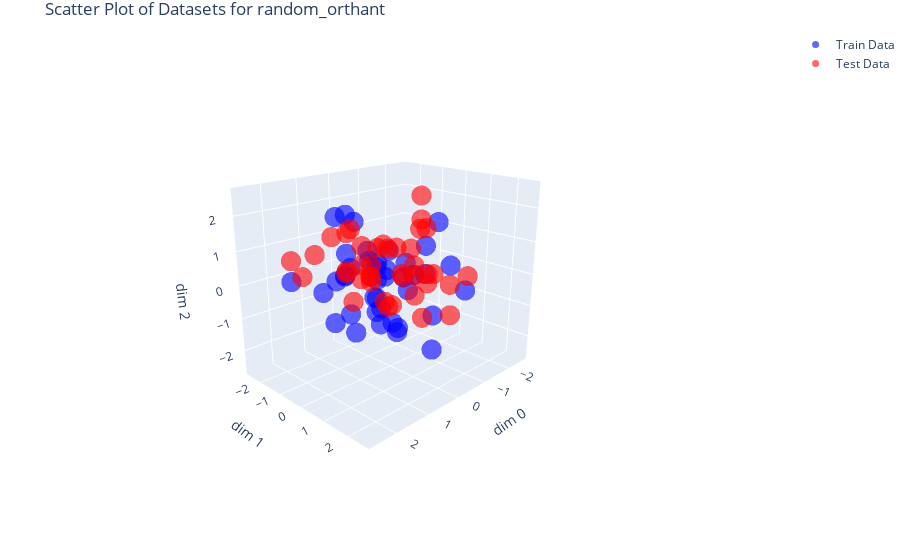

Here is the notebook cell this chart was saved with:
### Code cell
fig = go.Figure()

# # Add scatter plot for train data
fig.add_trace(
    go.Scatter3d(x=xs[..., 0].flatten().numpy(),
                 y=xs[..., 1].flatten().numpy(),
                 z=xs[..., 2].flatten().numpy(),
                 mode='markers',
                 marker=dict(size=7, color='blue', opacity=0.6),
                 name='Train Data'))

# Add scatter plot for test data
fig.add_trace(
    go.Scatter3d(x=test_xs[..., 0].flatten().numpy(),
                 y=test_xs[..., 1].flatten().numpy(),
                 z=test_xs[..., 2].flatten().numpy(),
                 mode='markers',
                 marker=dict(size=7, color='red', opacity=0.6),
                 name='Test Data'))

fig.update_layout(title=f'Scatter Plot of Datasets for {task}',
                  scene=dict(xaxis_title='dim 0',
                             yaxis_title='dim 1',
                             zaxis_title='dim 2',
                             xaxis=dict(range=[-max_range - 0.1, max_range + 0.1]),
                             yaxis=dict(range=[-max_range - 0.1, max_range + 0.1]),
                             zaxis=dict(range=[-max_range - 0.1, max_range + 0.1]),
                             camera=dict(eye=dict(x=2, y=2, z=1))),
                  margin=dict(l=0, r=0, b=30, t=30))

### Figure 1 — Plotly figure (JSON) as saved in the notebook; plotly's stock layout.template omitted (floating-point values rounded to 4 significant figures)
{"data": [{"marker": {"color": "blue", "opacity": 0.6, "size": 7}, "mode": "markers", "name": "Train Data", "type": "scatter3d", "x": [-2.35, 0.7887, 1.491, -1.57, 1.569, -0.4125, 0.424, 0.6605, 0.2379, 0.102, 0.2624, -0.01225, -0.9431, 1.014, 1.98, 0.616, 0.01849, -1.786, 1.235, 0.5827, -0.331, -0.4597, 2.667, 0.5684, -0.05068, 0.9437, 0.2145, -0.4778, -0.8374, -0.129, 0.5818, -0.8256, 1.833, 0.7782, 1.082, 0.6203, 0.3954, 0.2888, 0.2888, -0.6287], "y": [0.5551, 0.615, -0.8732, -0.3583, -0.1352, 0.2366, -0.4224, 0.282, 0.2368, -0.7924, -1.438, 0.9341, 0.6835, 1.581, 0.3981, 0.2146, 0.5694, 0.4787, 1.826, -0.7676, 1.49, 0.8734, -0.3163, 0.1703, -0.21, 0.6658, -1.321, -0.8509, -1.7, 1.573, -1.159, -0.3609, 0.8409, -1.346, -0.4775, -1.115, 0.1134, -0.3163, -1.675, -0.6976], "z": [-0.9272, -0.9113, -0.1344, 0.571, 0.4101, -0.378, 0.9096, 0.6425, 0.9978, 0.4495, 0.1283, 0.3762, -1.25, -0.6416, -0.4916, -0.7145, 0.2281, 0.05088, -0.601, -1.665, 1.9, 0.2565, 0.6819, 0.2211, 0.2457, -0.07215, 1.555, -0.2336, -0.08007, -1.752, 0.7088, 0.2222, -0.1704, 1.807, 0.349, 1.878, -0.7056, -0.5215, -0.1922, -1.771]}, {"marker": {"color": "red", "opacity": 0.6, "size": 7}, "mode": "markers", "name": "Test Data", "type": "scatter3d", "x": [0.2014, 0.1782, -0.2731, -0.8286, 1.884, -0.6197, -1.598, -1.197, 1.316, 0.3417, -0.2567, -0.5611, 0.5887, 0.4007, -0.6524, -0.5145, 1.277, -1.491, -0.07688, 1.125, -0.7907, 1.138, 0.8925, -1.417, -1.835, 1.463, -0.9173, -1.171, 0.6892, 0.01579, -1.288, -1.625, 0.852, -0.1271, -0.608, -0.3661, 1.194, -0.1251, 0.5485, 0.3647], "y": [0.1672, -1.019, 0.1341, 0.02145, -1.692, 0.4687, 1.364, 1.126, -0.6931, 0.1989, -0.07143, -1.035, -0.4784, -0.7108, 0.6755, 0.7281, 0.8706, -0.7694, -2.121, 1.493, 0.3031, -0.05626, -0.7128, 0.1637, -0.5584, -1.907, -0.06916, 0.1739, -0.9614, -0.1072, 0.9864, -0.6328, 0.2789, -1.028, 0.1134, -1.356, -1.702, 0.3928, -1.006, -0.06841], "z": [-0.7116, 0.8702, 0.1366, -0.08196, 0.7256, 1.471, -0.03378, -1.207, 1.468, -0.4996, 0.8987, 0.7296, 0.0952, 0.4139, 1.518, -1.154, 0.6997, -0.1454, -0.2226, 0.01423, 2.371, -0.3007, 0.3163, -0.1917, -0.4822, 0.08154, -0.7933, -0.4148, 1.386, 0.9297, -0.3004, 1.351, 0.4216, -0.3363, 0.8173, 0.03979, 0.7219, 0.151, 1.461, 1.049]}], "layout": {"margin": {"b": 30, "l": 0, "r": 0, "t": 30}, "scene": {"camera": {"eye": {"x": 2, "y": 2, "z": 1}}, "xaxis": {"range": [-2.767, 2.767], "title": {"text": "dim 0"}}, "yaxis": {"range": [-2.767, 2.767], "title": {"text": "dim 1"}}, "zaxis": {"range": [-2.767, 2.767], "title": {"text": "dim 2"}}}, "title": {"text": "Scatter Plot of Datasets for random_orthant"}}}
